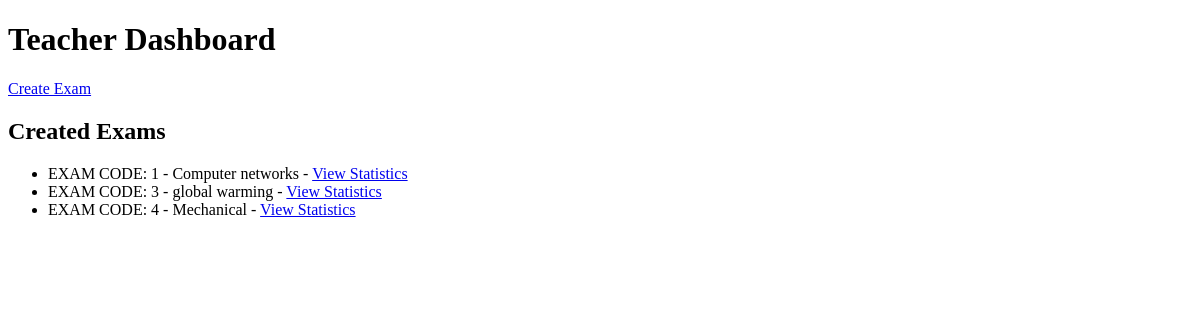
Page /dashboard_teacher (signed in) on the earlier database version.
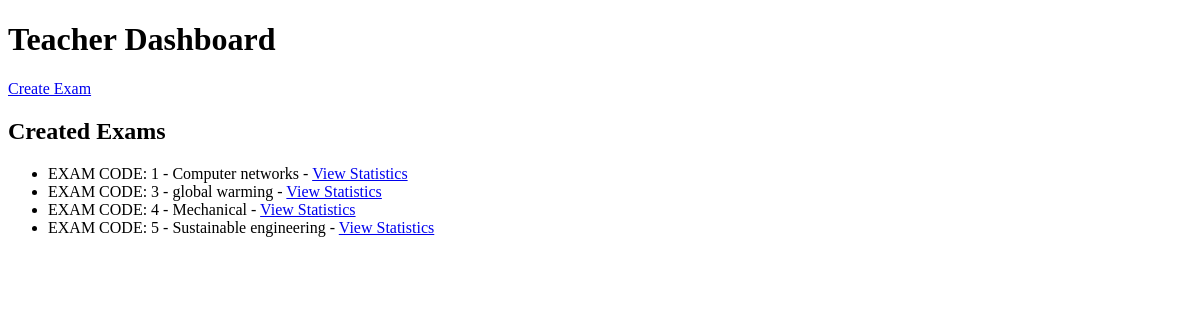
Same page on the later database version.
### tables this page shows
CREATE TABLE Exam (
                            id INTEGER PRIMARY KEY AUTOINCREMENT,
                            teacher_id INTEGER,
                            title TEXT,
                            total_marks INTEGER);

### moved/app.py (the view)
@app.route('/dashboard_teacher')
def dashboard_teacher():
    if 'teacher_id' not in session:
        return redirect('/login_teacher')
    teacher_id = session['teacher_id']
    with sqlite3.connect('database.db') as conn:
        cursor = conn.cursor()
        cursor.execute("SELECT * FROM Exam WHERE teacher_id = ?", (teacher_id,))
        exams = cursor.fetchall()
    return render_template('dashboard_teacher.html', exams=exams)

### moved/templates/dashboard_teacher.html (shortened to what this page needs)
<!DOCTYPE html>
<html>
<head>
</head>
<body>
    <h1>Teacher Dashboard</h1>
    <a href="/create_exam">Create Exam</a><br>
    <h2>Created Exams</h2>
    <ul>
        {% for exam in exams %}
            <li>EXAM CODE: {{ exam[0] }} - {{ exam[2] }}
                - <a href="/exam_details/{{ exam[0] }}">View Statistics</a>
            </li>
        {% endfor %}
    </ul>
</body>
</html>

Differences in the rows shown:
added Exam: id "5", title "Sustainable engineering"
